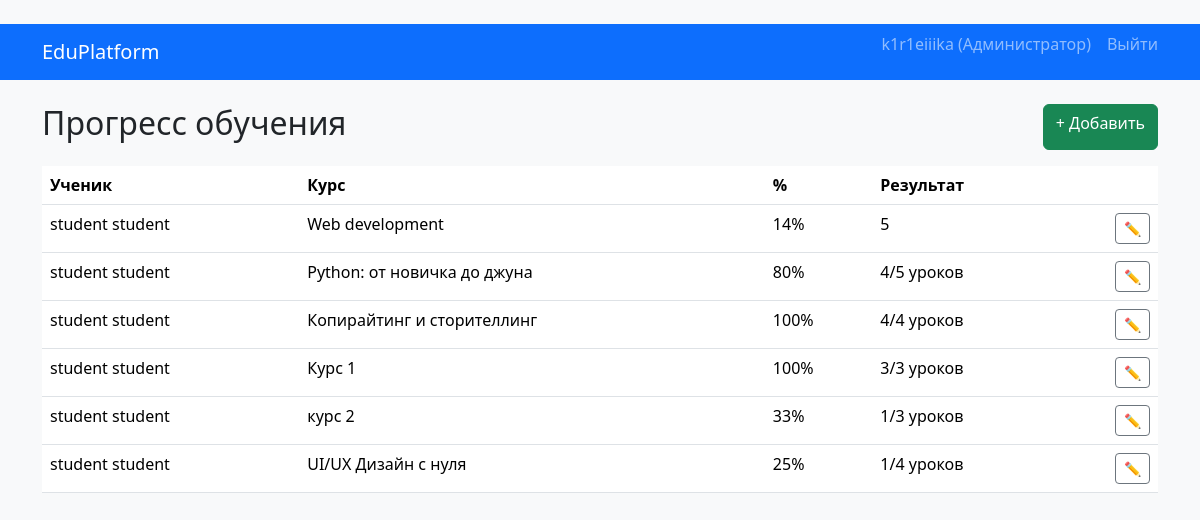
/progress/ (signed in), run on an earlier commit of the app's database.
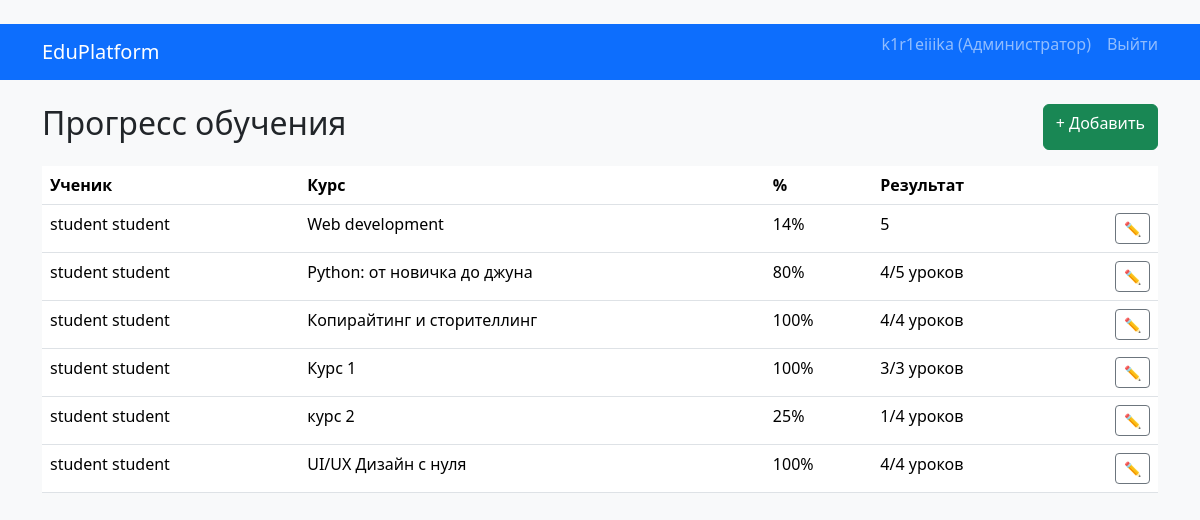
And on a later commit of the database.
### apps/progress/models.py (models this page shows, shortened)
class Progress(models.Model):
    student = models.ForeignKey(
        Student,
        on_delete=models.CASCADE,
        verbose_name="Обучающийся"
    )
    course = models.ForeignKey(
        Course,
        on_delete=models.CASCADE,
        verbose_name="Курс"
    )
    completion_percent = models.PositiveIntegerField(
        verbose_name="Процент прохождения"
    )
    result = models.CharField(
        max_length=100,
        verbose_name="Результат"
    )
    updated_at = models.DateTimeField(
        auto_now=True,
        verbose_name="Дата обновления"
    )
    class Meta:
        verbose_name = "Прогресс обучения"
        verbose_name_plural = "Прогресс обучения"
        unique_together = ("student", "course")

### apps/students/models.py (models this page shows)
class Student(models.Model):
    user = models.OneToOneField(
        User, on_delete=models.CASCADE, primary_key=True,
        verbose_name="Пользователь"
    )
    birth_date = models.DateField(verbose_name="Дата рождения")
    education_level = models.CharField(max_length=100, verbose_name="Уровень образования")
    interests = models.TextField(blank=True, verbose_name="Интересы")
    study_status = models.CharField(max_length=100, verbose_name="Статус обучения")
    initial_password = models.CharField(
        max_length=100, blank=True, default="",
        verbose_name="Начальный пароль",
        help_text="Сохраняется при создании ребёнка родителем"
    )
    class Meta:
        verbose_name = "Обучающийся"
        verbose_name_plural = "Обучающиеся"
    def __str__(self):
        return self.user.get_full_name()

### apps/users/models.py (models this page shows, shortened)
class User(AbstractBaseUser, PermissionsMixin):
    class Role(models.TextChoices):
        STUDENT = "student", "Обучающийся"
        PARENT = "parent", "Родитель"
        MENTOR = "mentor", "Наставник"
        ADMIN = "admin", "Администратор"
    username = models.CharField(
        max_length=50,
        unique=True,
        verbose_name="Никнейм"
    )
    email = models.EmailField(
        unique=True,
        verbose_name="Email"
    )
    first_name = models.CharField(max_length=100, verbose_name="Имя")
    last_name = models.CharField(max_length=100, verbose_name="Фамилия")
    role = models.CharField(
        max_length=20,
        choices=Role.choices,
        verbose_name="Роль",
        null=True,
        blank=True,
    )
    phone = models.CharField(
        max_length=20,
        blank=True,
        verbose_name="Телефон"
    )
    avatar = models.ImageField(
        upload_to="avatars/",
        blank=True,
        null=True,
        verbose_name="Аватар"
    )
    is_active = models.BooleanField(default=True, verbose_name="Активен")
    is_staff = models.BooleanField(default=False, verbose_name="Доступ в админку")
    date_joined = models.DateTimeField(
        default=timezone.now,
        verbose_name="Дата регистрации"
    )
    USERNAME_FIELD = "username"
    REQUIRED_FIELDS = ["email", "first_name", "last_name"]
    objects = UserManager()
    def get_full_name(self):
        return f"{self.first_name} {self.last_name}"
    class Meta:
        verbose_name = "Пользователь"
        verbose_name_plural = "Пользователи"

### apps/education/models.py (models this page shows, shortened)
class Course(models.Model):
    track = models.ForeignKey(
        Track, on_delete=models.CASCADE, related_name="courses",
        verbose_name="Трек"
    )
    name = models.CharField(max_length=200, verbose_name="Название")
    description = models.TextField(verbose_name="Описание")
    category = models.ForeignKey(
        "CourseCategory", on_delete=models.SET_NULL, null=True, blank=True,
        verbose_name="Категория"
    )
    image = models.ImageField(
        upload_to="courses/images/",
        null=True,
        blank=True,
        verbose_name="Изображение курса",
        help_text="Изображение, отображаемое на главной странице."
    )
    mentors = models.ManyToManyField(
        "mentors.Mentor", blank=True, related_name="courses",
        verbose_name="Наставники"
    )
    format = models.CharField(max_length=50, verbose_name="Формат")
    duration_hours = models.PositiveIntegerField(verbose_name="Кол-во уроков")
    class Meta:
        verbose_name = "Курс"
        verbose_name_plural = "Курсы"
    def __str__(self):
        return self.name

### apps/progress/views.py (the view)
# urls.py: path("", ProgressListView.as_view(), name="progress_list"),
class ProgressListView(RoleRequiredMixin, ListView):
    model = Progress
    template_name = "progress/progress_list.html"
    context_object_name = "items"
    allowed_roles = (User.Role.ADMIN, User.Role.MENTOR)

### apps/common/mixins.py (called while the page is built)
    def dispatch(self, request, *args, **kwargs):
        if not self.allowed_roles:
            return super().dispatch(request, *args, **kwargs)
        if not hasattr(request.user, "role"):
            return redirect("login")
        if request.user.role not in self.allowed_roles:
            return redirect("login")
        return super().dispatch(request, *args, **kwargs)

### templates/progress/progress_list.html (shortened to what this page needs)
﻿{% extends "base.html" %}
{% block content %}
<div class="d-flex justify-content-between mb-3">
  <h2>Прогресс обучения</h2>
  <a href="{% url 'progress_create' %}" class="btn btn-success">
    + Добавить
  </a>
</div>
<table class="table table-hover">
  <thead>
    <tr>
      <th>Ученик</th>
      <th>Курс</th>
      <th>%</th>
      <th>Результат</th>
      <th></th>
    </tr>
  </thead>
  <tbody>
    {% for p in items %}
      <tr>
        <td>{{ p.student }}</td>
        <td>{{ p.course }}</td>
        <td>{{ p.completion_percent }}%</td>
        <td>{{ p.result }}</td>
        <td class="text-end">
          <a href="{% url 'progress_edit' p.id %}" class="btn btn-sm btn-outline-secondary">
            ✏️
          </a>
        </td>
      </tr>
    {% endfor %}
  </tbody>
</table>
{% endblock %}

What changed in the data, as far as the page shows it:
changed Progress "курс 2": completion_percent "33" → "25"; result "1/3 уроков" → "1/4 уроков"
changed Progress "UI/UX Дизайн с нуля": completion_percent "25" → "100"; result "1/4 уроков" → "4/4 уроков"
